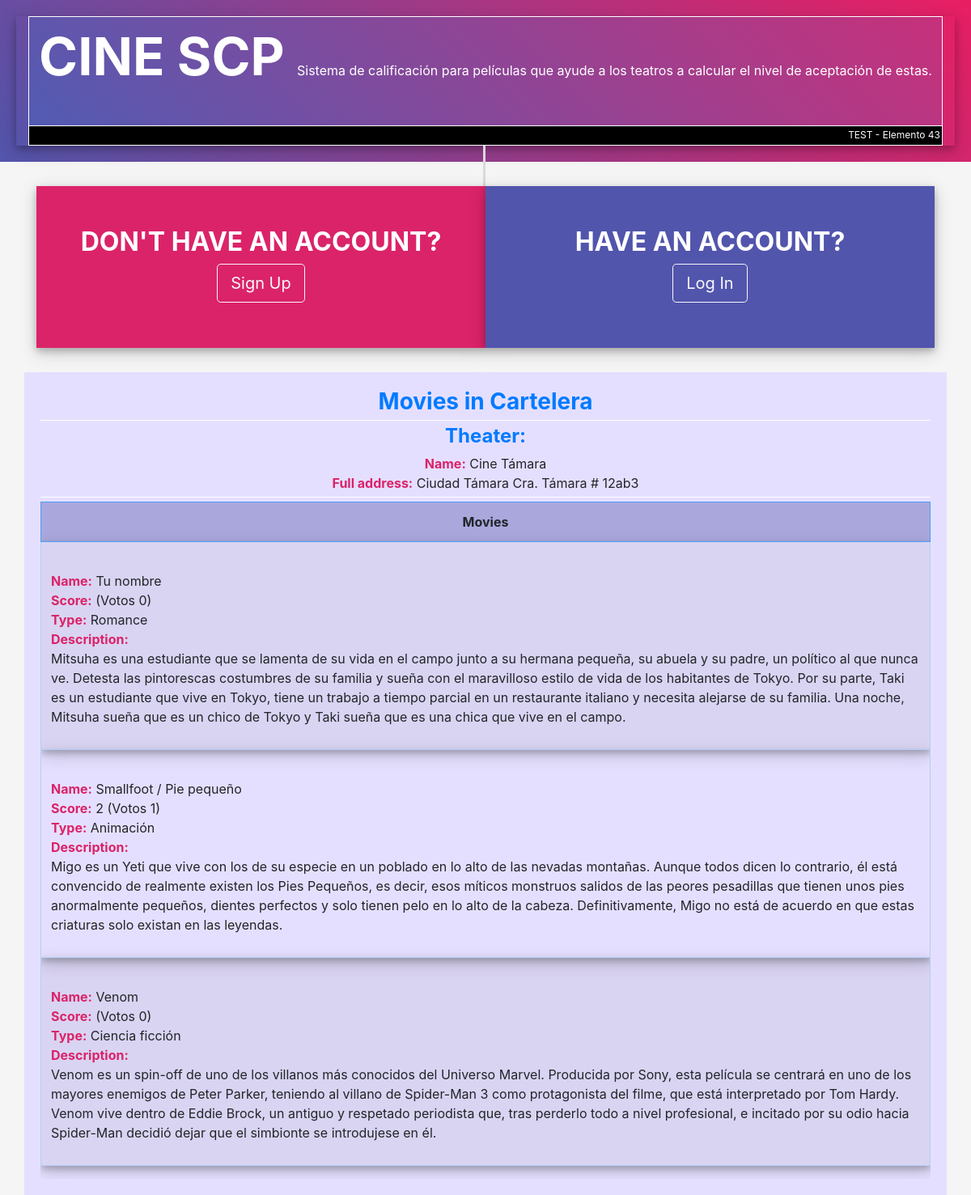
Screenshot of /?action=cartelera&Tid=1 with the database file from the repository.
### tables this page shows
CREATE TABLE IF NOT EXISTS `theater` (
  `idtheater` int(11) NOT NULL AUTO_INCREMENT,
  `name` varchar(50) NOT NULL,
  `full_address` varchar(200) NOT NULL,
  PRIMARY KEY (`idtheater`)
);

CREATE TABLE IF NOT EXISTS `cartelera` (
  `idcartelera` int(11) NOT NULL AUTO_INCREMENT,
  `idmovie` int(11) NOT NULL,
  `idtheater` int(11) NOT NULL,
  PRIMARY KEY (`idcartelera`)
);

CREATE TABLE IF NOT EXISTS `movie` (
  `idmovie` int(11) NOT NULL AUTO_INCREMENT,
  `name` varchar(100) NOT NULL,
  `type` varchar(20) NOT NULL,
  `description` varchar(600) NOT NULL,
  PRIMARY KEY (`idmovie`)
);

### Controllers/enlaces.php (called while the page is built)
<?php
class Enlaces{
	public function template(){
		include("Views/template.php");
	}
	public function enlacesPanel(){
		$enlacep = isset($_GET['action'])?$_GET['action']:'';
		$respuesta = (new EnlaceModel) -> enlacePanelM($enlacep);
		include($respuesta);
	}
	public function enlacesPanell(){
			$enlacep = isset($_GET['action'])?$_GET['action']:'';
			$respuesta = (new EnlaceModel) -> enlacePanelMM($enlacep);
			include($respuesta);
	}
}
?>

### index.php (called while the page is built, shortened)
<?php
require_once("Models/enlaces.php");
require_once("Controllers/enlaces.php");
require_once("Controllers/theater.php");
require_once("Models/theater.php");
require_once("Controllers/cartelera.php");
require_once("Models/cartelera.php");
require_once("Controllers/movie.php");
require_once("Models/movie.php");
require_once("Controllers/score.php");
require_once("Models/score.php");
$ver = new Enlaces();
$ver -> template();
?>

### Models/theater.php (called while the page is built, shortened)
<?php
class TheaterModel{
	function oneTheaterM($idtheater){
		$conec = new Conexion();
	  	$mysqlit=$conec->conectar();
	  	$mysqlit->set_charset('utf8');
		$sqlt = $mysqlit->prepare("SELECT * FROM theater where idtheater=?");
		$sqlt->bind_param("s", $idtheater);
		$sqlt -> execute();
		$resul=$sqlt->get_result();
		$Theater=$resul->fetch_array(MYSQLI_BOTH);
		return $Theater;
		}
}
?>

### Controllers/theater.php (called while the page is built, shortened)
<?php
class Theater{
	function oneTheater(){
		if (empty($_GET['Tid'])) {
		}else{
			$idtheater=$_GET['Tid'];
			$theater = (new TheaterModel) -> oneTheaterM($idtheater);
			return $theater;
		}
	}
}
?>

### Models/cartelera.php (called while the page is built, shortened)
<?php
class CarteleraModel{
	function verCarteleraM($idtheater){
		$conec = new Conexion();
	  	$mysqlit=$conec->conectar();
	  	$mysqlit->set_charset('utf8');
		$sqlt = $mysqlit->prepare("SELECT * FROM cartelera where idtheater=? order by idcartelera desc");
		$sqlt->bind_param("s", $idtheater);
		$sqlt -> execute();
		$resul=$sqlt->get_result();
		return $resul;
		}
}
 ?>

### Models/movie.php (called while the page is built, shortened)
<?php
class MovieModel{
	function verMovie($idmovie){
		$conec = new Conexion();
	  	$mysqlit=$conec->conectar();
	  	$mysqlit->set_charset('utf8');
		$sqlt = $mysqlit->prepare("SELECT * FROM movie where idmovie=?");
		$sqlt->bind_param("s", $idmovie);
		$sqlt -> execute();
		$resul=$sqlt->get_result();
		$Movie=$resul->fetch_array(MYSQLI_BOTH);
		return $Movie;
	}
}
 ?>

### Models/score.php (called while the page is built, shortened)
<?php
class ScoreModel{
	function verScoreM($idcartelera){
		$conec = new Conexion();
	  	$mysqlit=$conec->conectar();
	  	$mysqlit->set_charset('utf8');
		$sqlt = $mysqlit->prepare("SELECT sum(quantity), count(quantity) FROM score where idcartelera=?");
		$sqlt->bind_param("i", $idcartelera);
		$sqlt -> execute();
		$resul=$sqlt->get_result();
		$Score=$resul->fetch_array(MYSQLI_BOTH);
		return $Score;
	}
}
 ?>

### Controllers/cartelera.php (the view, shortened to what this page needs)
<?php
class Cartelera{
	function verCartelera(){
		if (empty($_GET['Tid'])) {
		}else{
			$idtheater=$_GET['Tid'];
			$respuesta = (new CarteleraModel) -> verCarteleraM($idtheater);
			while ($v= $respuesta->fetch_array(MYSQLI_BOTH)) {
				$Movie = (new MovieModel) -> verMovie($v["idmovie"]);
				$score = (new ScoreModel) -> verScoreM($v["idcartelera"]);
				$num=$score["count(quantity)"];
				$quantity=$score["sum(quantity)"];
				if ($num==0) {
					$score["sum(quantity)"]=0;
				}else{
					$quantity=$quantity/$num;
				}
				echo '<tr>
						<td class="text-left Shadow">
							<br><span class="text-movie">Name:</span> '.$Movie["name"].'
							<br><span class="text-movie">Score:</span> '.$quantity.' (Votos '.$num.')
							<br><span class="text-movie">Type:</span> '.$Movie["type"].'
							<br><span class="text-movie">Description:</span> <p>'.$Movie["description"].'</p>';
							echo'
						</td>
					</tr>';
          	}
		}
	}
}
 ?>

### Views/cartelera.php (shortened to what this page needs)
<h3 class="text-primary font-weight-bold" style="border-bottom: 1px solid white; margin-bottom: 5px; padding-bottom: 5px;">Movies in Cartelera</h3>
	<div style="border-bottom: 1px solid white; margin-bottom: 5px; padding-bottom: 5px;">
		<h4 class="text-primary font-weight-bold" >Theater: </h4>
			<?php
             	$theater = (new Theater) -> oneTheater();
             	echo "<span class='text-movie'>Name:</span> ".$theater["name"]."<br><span class='text-movie'>Full address:</span> ".$theater["full_address"];
             ?>
	</div>
 		<div class="table-responsive">
		   <table  id="example" class="table table-striped table-bordered">
			    <thead>
			        <tr>
				        <th>Movies</th>
			        </tr>
			    </thead>
			    <tbody>
			    	<?php
             			$enc = new Cartelera();
             			$enc-> verCartelera();
             		?>
				</tbody>
			</table>
		</div>

### Views/css/style.css (style rules this page uses)
body, html, .body { height: 100%; background-color: #f5f5f5; }
th { background-color: #5a59af6b; border: 1px solid #499ff7 !important; text-align: center; }
td { border: 1px solid #afd1f3 !important; text-align: center; }
.text-movie { color: #db2369; font-weight: bold; }
.Shadow { box-shadow: 0 4px 8px 0 rgba(0, 0, 0, 0.2), 0 6px 20px 0 rgba(0, 0, 0, 0.19); }

### rows the page displays
theater: name "Cine Támara", full_address "Ciudad Támara Cra. Támara # 12ab3"
cartelera: idmovie.name "Tu nombre", num "0", idmovie.type "Romance", idmovie.description "Mitsuha es una estudiante que se lamenta de su vida en el campo junto a su hermana pequeña, su abuela y su padre, un político al que nunca ve. Detesta las pintorescas costumbres de su familia y sueña con el maravilloso estilo de vida de los habitantes de Tokyo. Por su parte, Taki es un estudiante que vive en Tokyo, tiene un trabajo a tiempo parcial en un restaurante italiano y necesita alejarse de su familia. Una noche, Mitsuha sueña que es un chico de Tokyo y Taki sueña que es una chica que vive en el campo."
cartelera: idmovie.name "Smallfoot / Pie pequeño", quantity "2", num "1", idmovie.type "Animación", idmovie.description "Migo es un Yeti que vive con los de su especie en un poblado en lo alto de las nevadas montañas. Aunque todos dicen lo contrario, él está convencido de realmente existen los Pies Pequeños, es decir, esos míticos monstruos salidos de las peores pesadillas que tienen unos pies anormalmente pequeños, dientes perfectos y solo tienen pelo en lo alto de la cabeza. Definitivamente, Migo no está de acuerdo en que estas criaturas solo existan en las leyendas."
cartelera: idmovie.name "Venom", num "0", idmovie.type "Ciencia ficción", idmovie.description "Venom es un spin-off de uno de los villanos más conocidos del Universo Marvel. Producida por Sony, esta película se centrará en uno de los mayores enemigos de Peter Parker, teniendo al villano de Spider-Man 3 como protagonista del filme, que está interpretado por Tom Hardy. Venom vive dentro de Eddie Brock, un antiguo y respetado periodista que, tras perderlo todo a nivel profesional, e incitado por su odio hacia Spider-Man decidió dejar que el simbionte se introdujese en él."
